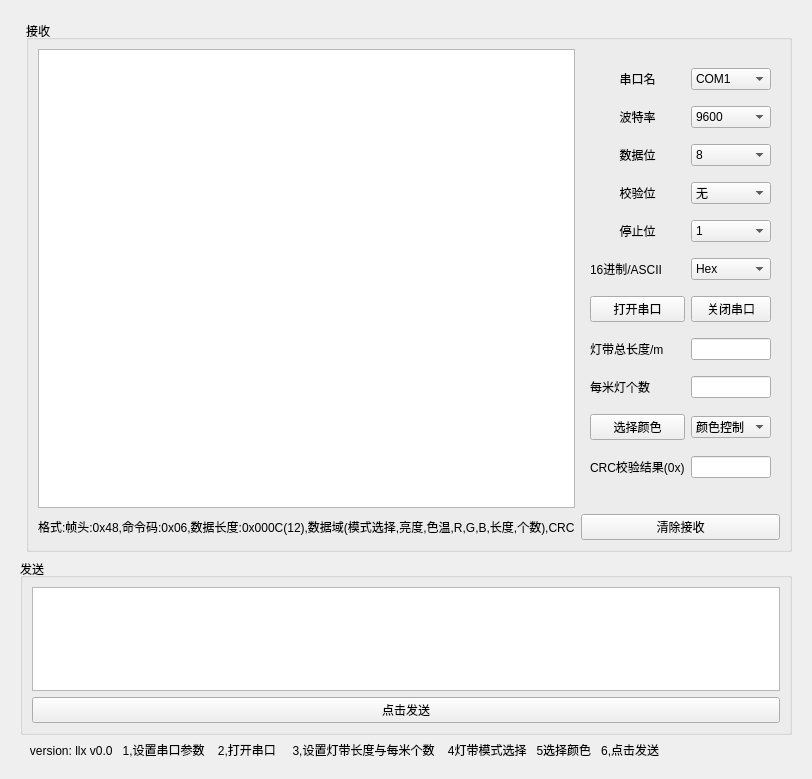
<?xml version="1.0" encoding="UTF-8"?>
<ui version="4.0">
 <class>Mserialport</class>
 <widget class="QWidget" name="Mserialport">
  <property name="geometry">
   <rect>
    <x>0</x>
    <y>0</y>
    <width>812</width>
    <height>779</height>
   </rect>
  </property>
  <property name="windowTitle">
   <string>Mserialport</string>
  </property>
  <layout class="QGridLayout" name="gridLayout_6">
   <item row="2" column="0">
    <widget class="QWidget" name="widget_3" native="true">
     <layout class="QGridLayout" name="gridLayout_5" rowstretch="0,3,1,0">
      <item row="2" column="0" colspan="2">
       <widget class="QGroupBox" name="groupBox_2">
        <property name="title">
         <string>发送</string>
        </property>
        <property name="alignment">
         <set>Qt::AlignLeading|Qt::AlignLeft|Qt::AlignVCenter</set>
        </property>
        <layout class="QGridLayout" name="gridLayout_4">
         <item row="2" column="0">
          <widget class="QPushButton" name="Button_send">
           <property name="text">
            <string>点击发送</string>
           </property>
          </widget>
         </item>
         <item row="1" column="0">
          <widget class="QPlainTextEdit" name="ptesend"/>
         </item>
        </layout>
       </widget>
      </item>
      <item row="3" column="0" colspan="2">
       <widget class="QLabel" name="le">
        <property name="text">
         <string>   version: llx v0.0   1,设置串口参数    2,打开串口     3,设置灯带长度与每米个数    4灯带模式选择   5选择颜色   6,点击发送</string>
        </property>
        <property name="alignment">
         <set>Qt::AlignLeading|Qt::AlignLeft|Qt::AlignVCenter</set>
        </property>
       </widget>
      </item>
      <item row="1" column="1">
       <widget class="QGroupBox" name="groupBox">
        <property name="title">
         <string>接收</string>
        </property>
        <property name="alignment">
         <set>Qt::AlignLeading|Qt::AlignLeft|Qt::AlignVCenter</set>
        </property>
        <property name="flat">
         <bool>false</bool>
        </property>
        <layout class="QGridLayout" name="gridLayout_3" rowstretch="3,0,0" columnstretch="3,1">
         <item row="0" column="0" rowspan="2">
          <widget class="QPlainTextEdit" name="ptereceive"/>
         </item>
         <item row="0" column="1">
          <widget class="QWidget" name="widget_2" native="true">
           <layout class="QGridLayout" name="gridLayout" rowstretch="1,0,0,0,0,0,0,0,0,0,0,0,0,0,0,0,0" columnstretch="1,0,0,0">
            <item row="5" column="3">
             <widget class="QComboBox" name="comboBox_Check">
              <item>
               <property name="text">
                <string>无</string>
               </property>
              </item>
              <item>
               <property name="text">
                <string>奇校验</string>
               </property>
              </item>
              <item>
               <property name="text">
                <string>偶校验</string>
               </property>
              </item>
             </widget>
            </item>
            <item row="0" column="3">
             <widget class="QComboBox" name="comboBox_Portname">
              <item>
               <property name="text">
                <string>COM1</string>
               </property>
              </item>
              <item>
               <property name="text">
                <string>COM2</string>
               </property>
              </item>
              <item>
               <property name="text">
                <string>COM3</string>
               </property>
              </item>
              <item>
               <property name="text">
                <string>COM4</string>
               </property>
              </item>
              <item>
               <property name="text">
                <string>COM5</string>
               </property>
              </item>
             </widget>
            </item>
            <item row="5" column="0">
             <widget class="QLabel" name="label_4">
              <property name="text">
               <string>校验位</string>
              </property>
              <property name="alignment">
               <set>Qt::AlignCenter</set>
              </property>
             </widget>
            </item>
            <item row="14" column="3">
             <widget class="QLineEdit" name="comboBox_Numberset"/>
            </item>
            <item row="4" column="3">
             <widget class="QComboBox" name="comboBox_Data">
              <item>
               <property name="text">
                <string>8</string>
               </property>
              </item>
              <item>
               <property name="text">
                <string>7</string>
               </property>
              </item>
              <item>
               <property name="text">
                <string>6</string>
               </property>
              </item>
              <item>
               <property name="text">
                <string>5</string>
               </property>
              </item>
             </widget>
            </item>
            <item row="6" column="3">
             <widget class="QComboBox" name="comboBox_Stop">
              <item>
               <property name="text">
                <string>1</string>
               </property>
              </item>
              <item>
               <property name="text">
                <string>1.5</string>
               </property>
              </item>
              <item>
               <property name="text">
                <string>2</string>
               </property>
              </item>
             </widget>
            </item>
            <item row="3" column="3">
             <widget class="QComboBox" name="comboBox_Baud">
              <item>
               <property name="text">
                <string>9600</string>
               </property>
              </item>
              <item>
               <property name="text">
                <string>19200</string>
               </property>
              </item>
              <item>
               <property name="text">
                <string>38400</string>
               </property>
              </item>
              <item>
               <property name="text">
                <string>57600</string>
               </property>
              </item>
              <item>
               <property name="text">
                <string>115200</string>
               </property>
              </item>
             </widget>
            </item>
            <item row="4" column="0">
             <widget class="QLabel" name="label_3">
              <property name="text">
               <string>数据位</string>
              </property>
              <property name="alignment">
               <set>Qt::AlignCenter</set>
              </property>
             </widget>
            </item>
            <item row="0" column="0">
             <widget class="QLabel" name="label">
              <property name="text">
               <string>串口名</string>
              </property>
              <property name="alignment">
               <set>Qt::AlignCenter</set>
              </property>
             </widget>
            </item>
            <item row="6" column="0">
             <widget class="QLabel" name="label_5">
              <property name="text">
               <string>停止位</string>
              </property>
              <property name="alignment">
               <set>Qt::AlignCenter</set>
              </property>
             </widget>
            </item>
            <item row="3" column="0">
             <widget class="QLabel" name="label_2">
              <property name="text">
               <string>波特率</string>
              </property>
              <property name="alignment">
               <set>Qt::AlignCenter</set>
              </property>
             </widget>
            </item>
            <item row="12" column="3">
             <widget class="QLineEdit" name="comboBox_Lengthset"/>
            </item>
            <item row="12" column="0">
             <widget class="QLabel" name="label_6">
              <property name="text">
               <string>灯带总长度/m</string>
              </property>
             </widget>
            </item>
            <item row="8" column="0">
             <widget class="QPushButton" name="Button_open">
              <property name="text">
               <string>打开串口</string>
              </property>
              <property name="checkable">
               <bool>false</bool>
              </property>
              <property name="checked">
               <bool>false</bool>
              </property>
              <property name="autoDefault">
               <bool>false</bool>
              </property>
              <property name="flat">
               <bool>false</bool>
              </property>
             </widget>
            </item>
            <item row="7" column="0">
             <widget class="QLabel" name="label_8">
              <property name="text">
               <string>16进制/ASCII</string>
              </property>
             </widget>
            </item>
            <item row="8" column="3">
             <widget class="QPushButton" name="Button_close">
              <property name="text">
               <string>关闭串口</string>
              </property>
             </widget>
            </item>
            <item row="14" column="0">
             <widget class="QLabel" name="label_7">
              <property name="text">
               <string>每米灯个数</string>
              </property>
             </widget>
            </item>
            <item row="15" column="0">
             <widget class="QPushButton" name="Button_colorselect">
              <property name="text">
               <string>选择颜色</string>
              </property>
             </widget>
            </item>
            <item row="7" column="3">
             <widget class="QComboBox" name="comboBox_Fontset">
              <property name="layoutDirection">
               <enum>Qt::LeftToRight</enum>
              </property>
              <property name="editable">
               <bool>false</bool>
              </property>
              <item>
               <property name="text">
                <string>Hex</string>
               </property>
              </item>
              <item>
               <property name="text">
                <string>ASCII</string>
               </property>
              </item>
             </widget>
            </item>
            <item row="15" column="3">
             <widget class="QComboBox" name="comboBox_Modelselect">
              <property name="layoutDirection">
               <enum>Qt::LeftToRight</enum>
              </property>
              <item>
               <property name="text">
                <string>颜色控制</string>
               </property>
              </item>
              <item>
               <property name="text">
                <string>呼吸灯</string>
               </property>
              </item>
              <item>
               <property name="text">
                <string>流水灯</string>
               </property>
              </item>
              <item>
               <property name="text">
                <string>跑马灯</string>
               </property>
              </item>
             </widget>
            </item>
            <item row="16" column="3">
             <widget class="QLineEdit" name="lineEdit">
              <property name="readOnly">
               <bool>true</bool>
              </property>
             </widget>
            </item>
            <item row="16" column="0">
             <widget class="QLabel" name="label_10">
              <property name="text">
               <string>CRC校验结果(0x)</string>
              </property>
             </widget>
            </item>
           </layout>
          </widget>
         </item>
         <item row="2" column="0">
          <widget class="QLabel" name="label_9">
           <property name="text">
            <string>格式:帧头:0x48,命令码:0x06,数据长度:0x000C(12),数据域(模式选择,亮度,色温,R,G,B,长度,个数),CRC</string>
           </property>
          </widget>
         </item>
         <item row="2" column="1">
          <widget class="QPushButton" name="Button_clear">
           <property name="text">
            <string>清除接收</string>
           </property>
          </widget>
         </item>
        </layout>
       </widget>
      </item>
     </layout>
    </widget>
   </item>
  </layout>
 </widget>
 <resources/>
 <connections/>
</ui>
